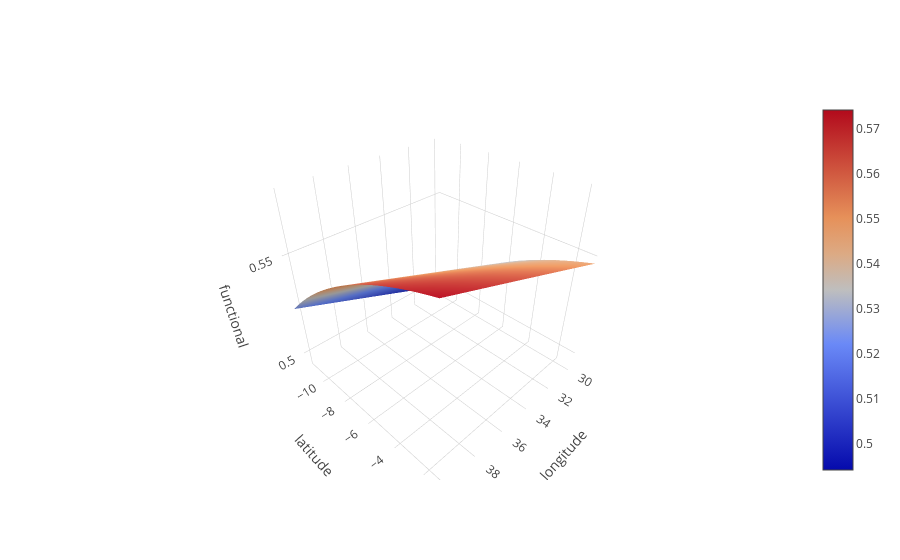

Here is the notebook cell this chart was saved with:
### Code cell
viz3D(lr, train_location, ['longitude', 'latitude'], 'functional')
